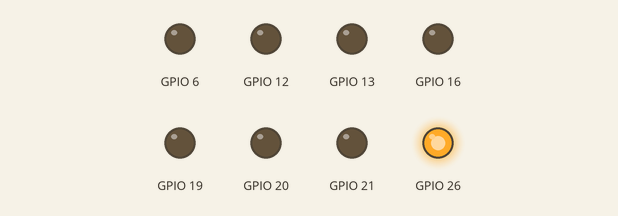
Simulated run of this program. Board: Raspberry Pi (BCM pin numbers). Parts: output pins drawn as LEDs (lit = HIGH).

Above: at 0.2 s.
At 1.2 s:
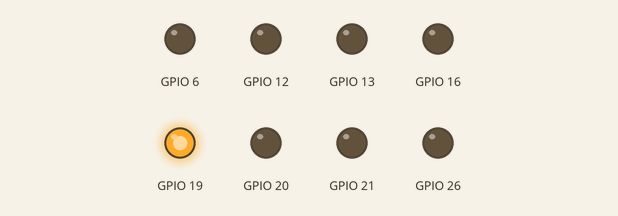
At 2.2 s:
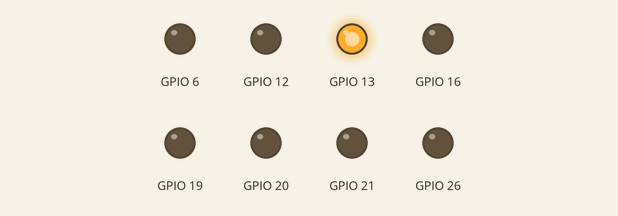
At 5.2 s:
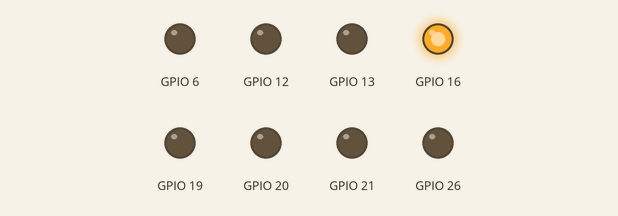
At 7.2 s:
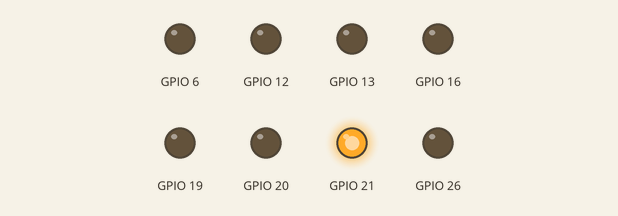
At 9.7 s:
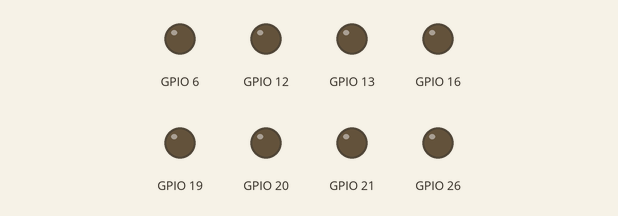
Timing chart, 0 to 10.4 s (numbered marks = the images above):
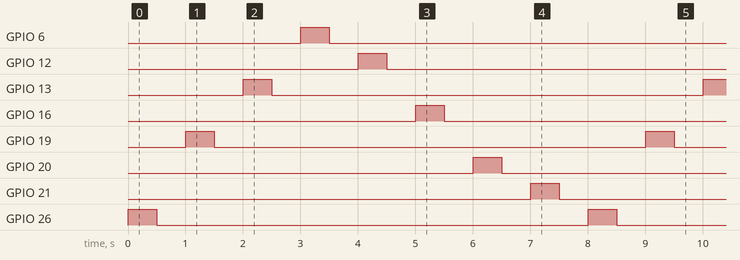

The program:

relay_cycle.py
```python
import RPi.GPIO as GPIO
from time import sleep
GPIO.setmode(GPIO.BCM)
GPIO.setup(26,GPIO.OUT)
GPIO.setup(19,GPIO.OUT)
GPIO.setup(13,GPIO.OUT)
GPIO.setup(6,GPIO.OUT)
GPIO.setup(12,GPIO.OUT)
GPIO.setup(16,GPIO.OUT)
GPIO.setup(20,GPIO.OUT)
GPIO.setup(21,GPIO.OUT)
#GPIO.setup(16, GPIO.IN, pull_up_down=GPIO.PUD_UP)
try:
    while True:
        GPIO.output(26, True)
        sleep(0.5)
        GPIO.output(26, False)
        sleep(0.5)
        GPIO.output(19, True)
        sleep(0.5)
        GPIO.output(19, False)
        sleep(0.5)
        GPIO.output(13, True)
        sleep(0.5)
        GPIO.output(13, False)
        sleep(0.5)
        GPIO.output(6, True)
        sleep(0.5)
        GPIO.output(6, False)
        sleep(0.5)
        GPIO.output(12, True)
        sleep(0.5)
        GPIO.output(12, False)
        sleep(0.5)
        GPIO.output(16, True)
        sleep(0.5)
        GPIO.output(16, False)
        sleep(0.5)
        GPIO.output(20, True)
        sleep(0.5)
        GPIO.output(20, False)
        sleep(0.5)
        GPIO.output(21, True)
        sleep(0.5)
        GPIO.output(21, False)
        sleep(0.5)
finally:
    GPIO.cleanup()
```

Measured:
- by itself, GPIO 6, GPIO 12, GPIO 13, GPIO 16, GPIO 19–21, GPIO 26: alternates HIGH for 0.50 s and LOW for 7.5 s
- by itself, everything shown: repeats every 8.0 s, in 16 steps
